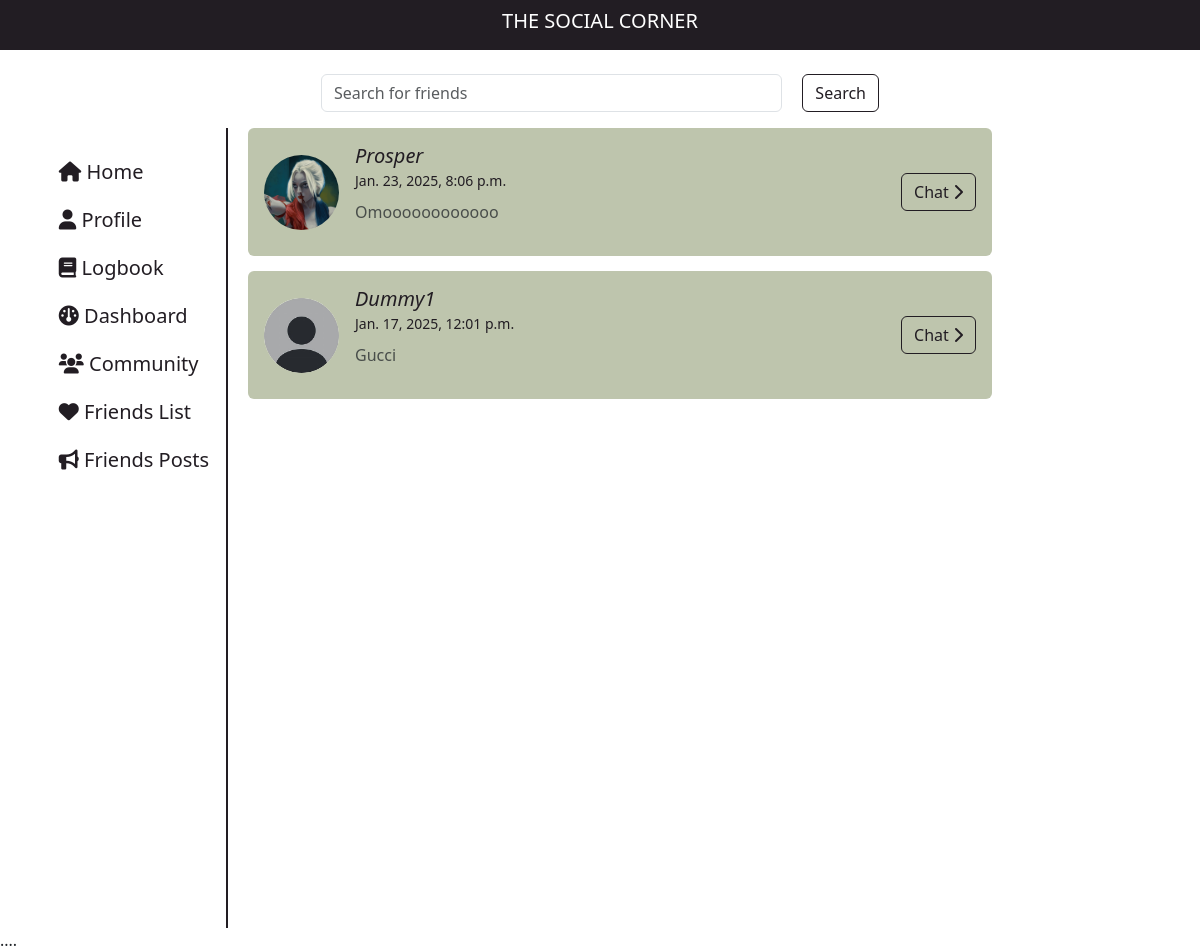
The page /habit_tracker/friends_corner/ (signed in) on the database its author committed.
### habit_tracker/models.py (models this page shows, shortened)
class ChatMessage(models.Model):
    sender = models.ForeignKey(CustomUser, on_delete=models.CASCADE, related_name='sent_messages')
    receiver = models.ForeignKey(CustomUser, on_delete=models.CASCADE, related_name='received_messages')
    content = models.TextField()
    timestamp = models.DateTimeField(auto_now_add=True)

class CustomUser(AbstractUser):
    AGE_GROUP_CHOICES = [
        ("13-17", "13-17 years"),
        ("18-24", "18-24 years"),
        ("25-34", "25-34 years"),
        ("35-44", "35-44 years"),
        ("45-54", "45-54 years"),
        ("55+", "55+ years"),
    ]
    GENDER_CHOICES = [
        ("male", "Male"),
        ("female", "Female"),
        ("no gender", "Prefer not to say")
    ]
    age_group = models.CharField(max_length=10, choices=AGE_GROUP_CHOICES, null=True, blank=True)
    gender = models.CharField(max_length=20, choices=GENDER_CHOICES, blank=True, null=True)
    real_name = models.CharField(max_length=150)
    user_bio = models.TextField(max_length=200, null=True, blank=True, default="No bio yet")
    points = models.IntegerField(default=0)
    profile_picture = models.ImageField(
        upload_to='profile_pictures/',
        null=True,
        blank=True,
        default='profile_pictures/default.jpeg'
    )
    friends = models.ManyToManyField('self', blank=True, symmetrical=True)
    groups = models.ManyToManyField(
        "auth.Group",
        related_name="custom_user_groups",
        blank=True,
    )
    user_permissions = models.ManyToManyField(
        "auth.Permission",
        related_name="custom_user_permissions",
        blank=True,
    )

### habit_tracker/views.py (the view)
# urls.py: path("friends_corner/", views.friends_corner, name="friends_corner"),
def friends_corner(request):
    if not request.user.is_authenticated:
        return redirect('login')
    chats = ChatMessage.objects.filter(
        Q(sender=request.user) | Q(receiver=request.user)
    ).order_by('-timestamp')
    unique_chats = {}
    for chat in chats:
        pair = tuple(sorted([chat.sender.id, chat.receiver.id]))  # Ensure consistent ordering
        if pair not in unique_chats:
            unique_chats[pair] = chat
    return render(request, "habit_tracker/friends_corner.html", {
        "chats": unique_chats.values()  # Pass the values of the dictionary (unique chats)
    })

### habit_tracker/templates/habit_tracker/friends_corner.html (shortened to what this page needs)
{% extends "habit_tracker/layout.html" %}
{% load static %}
{% block nav %}
    <div style="background-color: #221d23;" class="d-none d-md-block">
        <header class="d-flex justify-content-center align-items-center" style="height: 50px;">
            <h5 style="color: white;">THE SOCIAL CORNER</h5>
        </header>
    </div>
{% endblock %}
{% block main %}
    <div class="mb-3 d-flex justify-content-center">
        <div class="col-10 col-sm-8 col-md-6">
            <form class="d-flex" role="search" action="{% url 'search' %}">
                <input class="form-control" type="search" placeholder="Search for friends" name="search" aria-label="search" id="search">
                <button class="btn btn-outline searchbtn" type="submit">Search</button>
            </form>
        </div>
    </div>
    <div class="d-flex">
        <nav class="col-md-3 col-lg-2 d-none d-md-block sidebar" id="friendnav" style="margin-right: 20px;">
            <div class="position-sticky d-flex justify-content-center">
                <ul class="nav flex-column mt-4">
                    <li class="nav-item">
                        <a class="nav-link" href="{% url 'index' %}">
                            <h5><i class="fas fa-home"></i> Home</h5>
                        </a>
                    </li>
                    <li class="nav-item">
                        {% if user.is_authenticated %}
                            <a class="nav-link" href="{% url 'profile' user.id %}">
                                <h5><i class="fas fa-user"></i> Profile</h5>
                            </a>
                        {% else %}
                            <a class="nav-link" href="{% url 'login' %}">
                                <h5><i class="fas fa-sign-in-alt"></i> Login</h5>
                            </a>
                        {% endif %}
                    </li>
                    <li class="nav-item">
                        <a class="nav-link" href="{% url 'log_page' %}">
                            <h5><i class="fas fa-book"></i> Logbook</h5>
                        </a>
                    </li>
                    <li class="nav-item">
                        <a class="nav-link" href="{% url 'dashboard' %}">
                            <h5><i class="fas fa-gauge"></i> Dashboard</h5>
                        </a>
                    </li>
                    <li class="nav-item">
                        <a class="nav-link" href="{% url 'community' %}">
                            <h5><i class="fas fa-users"></i> Community</h5>
                        </a>
                    </li>
                    <li class="nav-item">
                        <a class="nav-link" href="{% url 'friends_list' %}">
                            <h5><i class="fas fa-heart"></i> Friends List</h5>
                        </a>
                    </li>
                    <li class="nav-item">
                        <a class="nav-link" href="{% url 'friends_posts' %}">
                            <h5><i class="fas fa-bullhorn"></i> Friends Posts</h5>
                        </a>
                    </li>
                </ul>
            </div>
        </nav>
        <div class="col-md-6 col-lg-8 col-sm-12" id="smallposts1">
            {% if chats %}
                {% for chat in chats %}
                    <div class="card border-0" style="background-color: #bec5ad; margin-bottom: 15px;">
                        <div class="card-body d-flex align-items-center">
                            <img src="{% if chat.sender != user %}{{ chat.sender.profile_picture.url }}{% else %}{{ chat.receiver.profile_picture.url }}{% endif %}"
                                alt="Profile Picture"
                                id="smallpp"
                                class="rounded-circle me-3"
                                style="height: 75px; width: 75px; object-fit: cover;">
                            <div>
                                <h5 class="mb-0">
                                    <a class="chatname" href="{% if chat.sender != user %}{% url 'profile' chat.sender.id %}{% else %}{% url 'profile' chat.receiver.id %}{% endif %}">
                                        {% if chat.sender != user %}{{ chat.sender.username|capfirst }}{% else %}{{ chat.receiver.username|capfirst }}{% endif %}
                                    </a>
                                </h5>
                                <small style="color: #221d23;">{{ chat.timestamp }}</small>
                                <p class="mt-2 text-truncate text-muted" style="max-width: 300px;">
                                    {{ chat.content|capfirst }}
                                </p>
                            </div>
                            <a href="{% if chat.sender != user %}{% url 'chat' chat.sender.id %}{% else %}{% url 'chat' chat.receiver.id %}{% endif %}" class="btn btn-outline ms-auto chatbtn">
                                Chat <i class="fas fa-chevron-right"></i>
                            </a>
                        </div>
                    </div>
                {% endfor %}
            {% else %}
                <div class="d-flex justify-content-center">
                    <p>No chat yet</p>
                </div>
            {% endif %}
        </div>
    </div>
{% endblock %}

### habit_tracker/static/habit_tracker/styles.css (style rules this page uses)
body { background: white }
#commnav, #postsDiv, #friendnav, #smallfriendnav { border-right: 2px solid #221d23; margin-top: 0; min-height: 100vh; }
#search { width: 500px; margin-right: 20px; }
.nav-item a { color: #221d23; }
.chatname { color: #221d23; text-decoration: none; font-style: italic; }
.searchbtn { background-color: transparent; border-color: #221d23; color: #221d23; }
.chatbtn { background-color: transparent; border-color: #221d23; color: #221d23; }

### rows shown on the page
ChatMessage: sender.profile_picture (picture), sender.username "Prosper", timestamp "Jan. 23, 2025, 8:06 p.m.", content "Omoooooooooooo"
ChatMessage: sender.profile_picture (placeholder picture), sender.username "Dummy1", timestamp "Jan. 17, 2025, 12:01 p.m.", content "Gucci"
